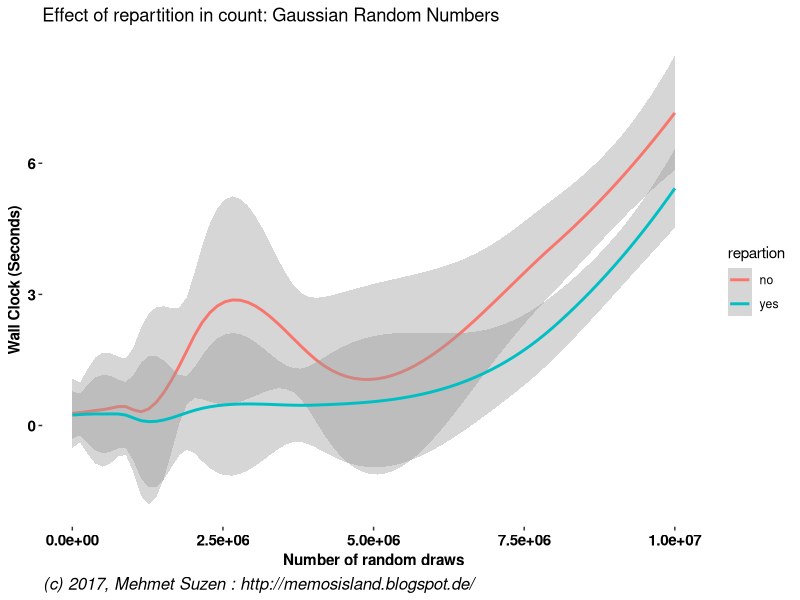

This figure's R source:
# 
#  Plot the benchmark from Spark Gaussian Random numbers
# 
#  (c) 2017
#  GPLv3
#
library(grid)
library(gridExtra)
library(ggplot2)
library(reshape)
bench_df           <- read.csv2("bench.csv", header=FALSE, sep=",")
colnames(bench_df) <- c("N", "no", "yes")
bench_df2          <- reshape2:::melt(bench_df,
                                      measure.vars=c("no","yes"))
colnames(bench_df2) <- c("N", "repartion", "time")
bench_df2$N    <-  as.numeric(as.vector(bench_df2$N))
bench_df2$time <-  as.numeric(bench_df2$time)
gt <-  theme(
             panel.background = element_blank(), 
             axis.text.x      = element_text(face="bold", color="#000000", size=11),
             axis.text.y      = element_text(face="bold", color="#000000", size=11),
             axis.title.x     = element_text(face="bold", color="#000000", size=11),
             axis.title.y     = element_text(face="bold", color="#000000", size=11)
            )  
p1                 <- ggplot(bench_df2,
				aes(x=N, y=time, colour=repartion)) +
		             geom_smooth(formula="y~x") + xlab("Number of random draws") + ylab("Wall Clock (Seconds)") +
                             ggtitle("Effect of repartition in count: Gaussian Random Numbers") + 
                             gt
grid.newpage()
footnote <- "(c) 2017, Mehmet Suzen : http://memosisland.blogspot.de/"
g <- arrangeGrob(p1, bottom = textGrob(footnote, x = 0, hjust = -0.1, vjust=0.1, gp = gpar(fontface = "italic", fontsize = 12)))

png(file="spark_repartition_random.png")
grid.draw(g)
dev.off()
